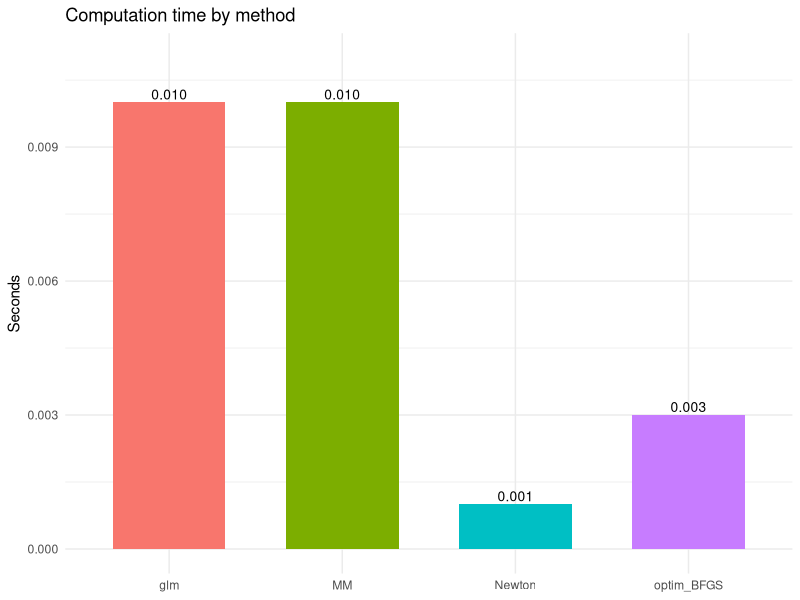
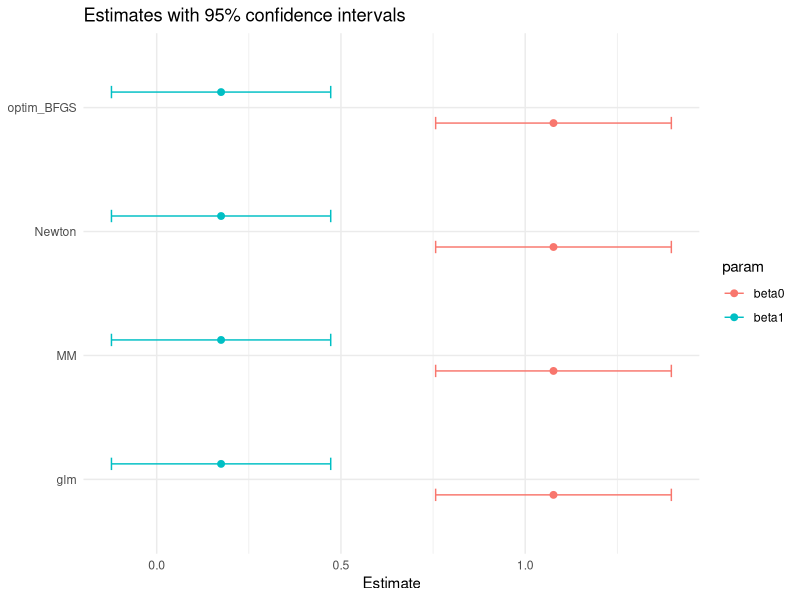
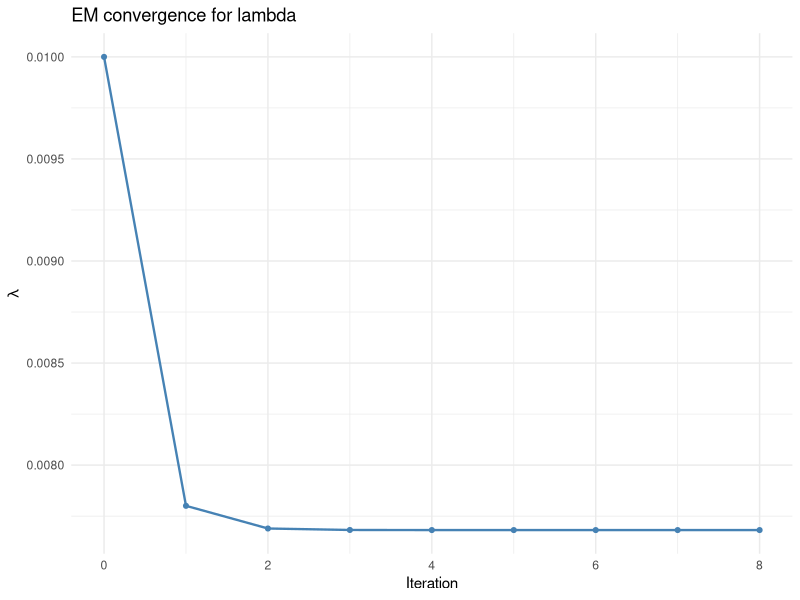

Write R code to recreate these figures, in order.
## ---- chunk 1
knitr::opts_chunk$set(echo = TRUE, warning = FALSE, message = FALSE)
library(ggplot2)
## ---- chunk 2
set.seed(731)

n <- 200
beta_true <- c(1, 0.3)
x <- rnorm(n)
X <- cbind(1, x)
eta <- as.vector(X %*% beta_true)
prob <- 1 / (1 + exp(-eta))
y <- rbinom(n, 1, prob)

loglik <- function(beta, X, y) {
  eta <- as.vector(X %*% beta)
  sum(y * eta - log1p(exp(eta)))
}

score <- function(beta, X, y) {
  eta <- as.vector(X %*% beta)
  mu <- 1 / (1 + exp(-eta))
  as.vector(t(X) %*% (y - mu))
}

hess <- function(beta, X, y) {
  eta <- as.vector(X %*% beta)
  mu <- 1 / (1 + exp(-eta))
  w <- mu * (1 - mu)
  -crossprod(X * w, X)
}

newton_logit <- function(X, y, beta0 = c(0, 0), tol = 1e-8, maxit = 200) {
  beta <- beta0
  t0 <- proc.time()[3]
  for (it in 1:maxit) {
    g <- score(beta, X, y)
    H <- hess(beta, X, y)
    beta_new <- beta - solve(H, g)
    if (max(abs(beta_new - beta)) < tol) {
      beta <- beta_new
      break
    }
    beta <- beta_new
  }
  elapsed <- proc.time()[3] - t0

  eta <- as.vector(X %*% beta)
  mu <- 1 / (1 + exp(-eta))
  w <- mu * (1 - mu)
  vc <- solve(crossprod(X * w, X))
  se <- sqrt(diag(vc))

  list(beta = beta, se = se, vcov = vc, iter = it, time = elapsed)
}

mm_logit <- function(X, y, beta0 = c(0, 0), tol = 1e-8, maxit = 500, inner_maxit = 200) {
  p_dim <- ncol(X)
  beta <- beta0
  t0 <- proc.time()[3]

  for (it in 1:maxit) {
    beta_k <- beta
    eta_k <- as.vector(X %*% beta_k)
    w <- exp(eta_k) / (1 + exp(eta_k))
    beta_new <- beta_k

    for (j in 1:p_dim) {
      b <- beta_k[j]
      xj <- X[, j]
      s1 <- sum(y * xj)

      for (inner in 1:inner_maxit) {
        exp_term <- exp(p_dim * xj * (b - beta_k[j]))
        d1 <- -sum(w * xj * exp_term) + s1
        d2 <- -p_dim * sum(w * xj^2 * exp_term)
        b_new <- b - d1 / d2
        if (abs(b_new - b) < 1e-10) {
          b <- b_new
          break
        }
        b <- b_new
      }
      beta_new[j] <- b
    }

    if (max(abs(beta_new - beta_k)) < tol) {
      beta <- beta_new
      break
    }
    beta <- beta_new
  }

  elapsed <- proc.time()[3] - t0

  eta <- as.vector(X %*% beta)
  mu <- 1 / (1 + exp(-eta))
  w <- mu * (1 - mu)
  vc <- solve(crossprod(X * w, X))
  se <- sqrt(diag(vc))

  list(beta = beta, se = se, vcov = vc, iter = it, time = elapsed)
}

ci95 <- function(beta, se) {
  cbind(low = beta - 1.96 * se, high = beta + 1.96 * se)
}

fit_newton <- newton_logit(X, y, beta0 = c(0, 0), tol = 1e-8)
fit_mm <- mm_logit(X, y, beta0 = c(0, 0), tol = 1e-8)

t_glm <- system.time(
  fit_glm <- glm(y ~ x, family = binomial())
)
beta_glm <- coef(fit_glm)
se_glm <- sqrt(diag(vcov(fit_glm)))

negll <- function(beta, X, y) -loglik(beta, X, y)
t_optim <- system.time(
  fit_optim <- optim(c(0, 0), negll, X = X, y = y,
                     method = "BFGS", hessian = TRUE,
                     control = list(reltol = 1e-8, maxit = 1000))
)
beta_optim <- fit_optim$par
se_optim <- sqrt(diag(solve(fit_optim$hessian)))

results <- data.frame(
  method = c("Newton", "MM", "glm", "optim_BFGS"),
  beta0 = c(fit_newton$beta[1], fit_mm$beta[1], beta_glm[1], beta_optim[1]),
  beta1 = c(fit_newton$beta[2], fit_mm$beta[2], beta_glm[2], beta_optim[2]),
  iter = c(fit_newton$iter, fit_mm$iter, fit_glm$iter, fit_optim$counts["function"]),
  time_sec = c(fit_newton$time, fit_mm$time, t_glm["elapsed"], t_optim["elapsed"])
)

ci_df <- rbind(
  data.frame(method = "Newton", param = c("beta0", "beta1"), ci95(fit_newton$beta, fit_newton$se)),
  data.frame(method = "MM", param = c("beta0", "beta1"), ci95(fit_mm$beta, fit_mm$se)),
  data.frame(method = "glm", param = c("beta0", "beta1"), ci95(beta_glm, se_glm)),
  data.frame(method = "optim_BFGS", param = c("beta0", "beta1"), ci95(beta_optim, se_optim))
)

results_disp <- results
results_disp[sapply(results_disp, is.numeric)] <-
  round(results_disp[sapply(results_disp, is.numeric)], 6)

ci_df_disp <- ci_df
ci_df_disp[sapply(ci_df_disp, is.numeric)] <-
  round(ci_df_disp[sapply(ci_df_disp, is.numeric)], 6)
rownames(ci_df_disp) <- NULL

knitr::kable(results_disp, caption = "Method comparison: estimates, iterations, and time")
knitr::kable(ci_df_disp, row.names = FALSE, caption = "95% confidence intervals for beta0 and beta1")
## ---- chunk 3
ggplot(results, aes(x = method, y = time_sec, fill = method)) +
  geom_col(width = 0.65, show.legend = FALSE) +
  geom_text(aes(label = sprintf("%.3f", time_sec)), vjust = -0.3, size = 3.5) +
  labs(title = "Computation time by method", x = NULL, y = "Seconds") +
  theme_minimal(base_size = 11) +
  expand_limits(y = max(results$time_sec) * 1.10)
## ---- chunk 4
plot_df <- merge(
  data.frame(method = results$method, beta0 = results$beta0, beta1 = results$beta1),
  ci_df,
  by = "method"
)
plot_df$estimate <- ifelse(plot_df$param == "beta0", plot_df$beta0, plot_df$beta1)

ggplot(plot_df, aes(x = estimate, y = method, color = param)) +
  geom_point(position = position_dodge(width = 0.5), size = 2) +
  geom_errorbarh(aes(xmin = low, xmax = high),
                 position = position_dodge(width = 0.5), height = 0.2) +
  labs(title = "Estimates with 95% confidence intervals", x = "Estimate", y = NULL) +
  theme_minimal(base_size = 11)
## ---- chunk 5
library(survival)

veteran <- survival::veteran
y_obs <- veteran$time
delta <- veteran$status

em_exp_censored <- function(y, delta, lambda0 = 0.01, tol = 1e-10, maxit = 10000) {
  lambda <- lambda0
  trace <- data.frame(iter = 0, lambda = lambda0)
  t0 <- proc.time()[3]

  for (it in 1:maxit) {
    Et <- ifelse(delta == 1, y, y + 1 / lambda)
    lambda_new <- length(y) / sum(Et)
    trace <- rbind(trace, data.frame(iter = it, lambda = lambda_new))

    if (abs(lambda_new - lambda) < tol * max(1, abs(lambda))) {
      lambda <- lambda_new
      break
    }
    lambda <- lambda_new
  }

  list(lambda = lambda, iter = it, time = proc.time()[3] - t0, trace = trace)
}

fit_em <- em_exp_censored(y_obs, delta)

# Wald CI from observed information: I(lambda) = d/lambda^2
d <- sum(delta)
se_lambda <- fit_em$lambda / sqrt(d)
ci_wald <- fit_em$lambda + c(-1, 1) * 1.96 * se_lambda

# AFT comparison using exponential errors
fit_aft <- survreg(Surv(time, status) ~ 1, data = veteran, dist = "exponential")
mu_hat <- as.numeric(coef(fit_aft)[1])
se_mu <- sqrt(fit_aft$var[1, 1])
lambda_aft <- exp(-mu_hat)
ci_lambda_aft <- exp(-(mu_hat + c(1, -1) * 1.96 * se_mu))

summary_tbl <- data.frame(
  quantity = c("EM lambda", "AFT-transformed lambda", "EM iterations", "EM time (sec)"),
  value = c(fit_em$lambda, lambda_aft, fit_em$iter, fit_em$time)
)

ci_tbl <- data.frame(
  method = c("EM/MLE Wald CI", "AFT transformed CI"),
  lower = c(ci_wald[1], ci_lambda_aft[1]),
  upper = c(ci_wald[2], ci_lambda_aft[2])
)

summary_tbl_disp <- summary_tbl
summary_tbl_disp[sapply(summary_tbl_disp, is.numeric)] <-
  round(summary_tbl_disp[sapply(summary_tbl_disp, is.numeric)], 6)

ci_tbl_disp <- ci_tbl
ci_tbl_disp[sapply(ci_tbl_disp, is.numeric)] <-
  round(ci_tbl_disp[sapply(ci_tbl_disp, is.numeric)], 6)

knitr::kable(summary_tbl_disp, caption = "Estimated lambda and convergence summary")
knitr::kable(ci_tbl_disp, caption = "95% confidence intervals for lambda")
## ---- chunk 6
ggplot(fit_em$trace, aes(iter, lambda)) +
  geom_line(color = "steelblue", linewidth = 0.8) +
  geom_point(color = "steelblue", size = 1.4) +
  labs(title = "EM convergence for lambda", x = "Iteration", y = expression(lambda)) +
  theme_minimal(base_size = 11)
